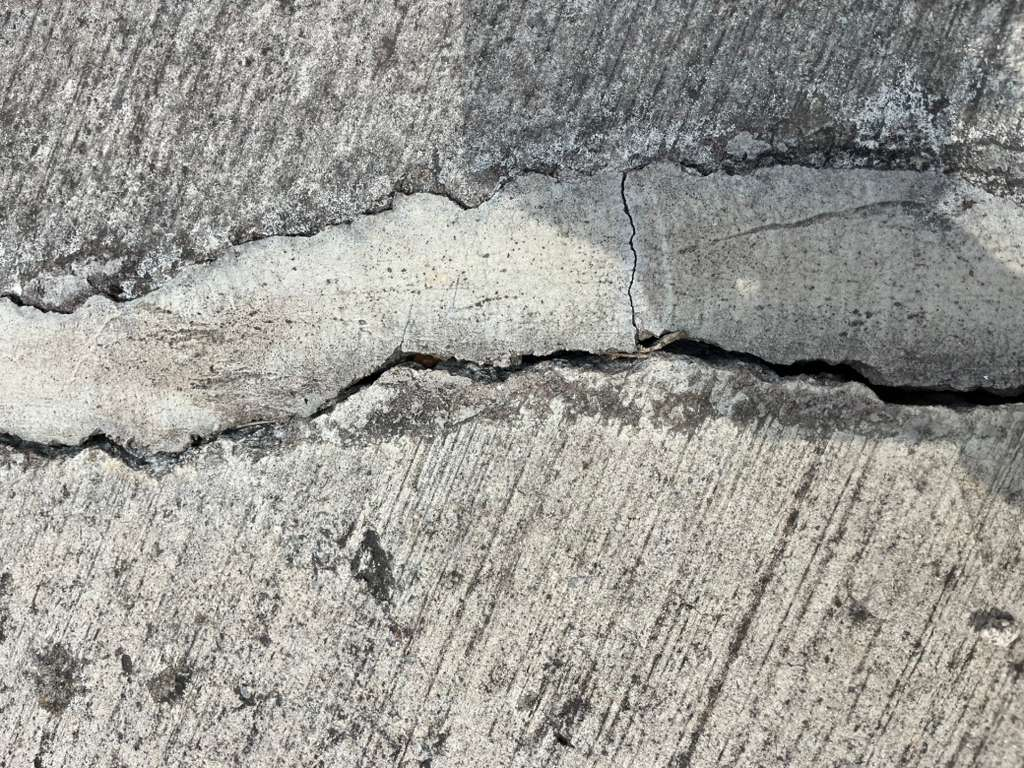
#> input picture crack_images/img1.jpg, 1024 x 768 px
$ python -i detect_crack.py   (imports and definitions only)
#> lines starting #> are read from the running program, lines starting #| are printed output that depends on the picture
#> further down, picture is the input picture: shape (768, 1024, 3); mean B, G, R 149.6, 154.7, 156.1
import os
import cv2
import numpy as np
from ultralytics import YOLO
from skimage.morphology import skeletonize
from skimage import img_as_ubyte
import csv

# ---------------- Paths ----------------
TEST_FOLDER = "crack_images/"
OUT_FOLDER = "results/"
# [1 line not run here, left out]

CSV_FILE = os.path.join(OUT_FOLDER, "crack_measurements.csv")

# ---------------- User Settings ----------------
MODEL_PATH = "best.pt"  # Path to your YOLO model
SCALE_MM_PER_PX = 0.2   # Adjust according to your image scale (mm per pixel)
IMG_EXTENSIONS = ('.jpg', '.jpeg', '.png', '.bmp', '.tif')

# ---------------- Load YOLO Model ----------------
# [1 line that did not run here, left out]

# ---------------- Helper Functions ----------------
def enhance_image(img):
    """Enhance image for better crack detection (CLAHE + bilateral filter)."""
    gray = cv2.cvtColor(img, cv2.COLOR_BGR2GRAY)
    clahe = cv2.createCLAHE(clipLimit=2.0, tileGridSize=(8,8))
    cl = clahe.apply(gray)
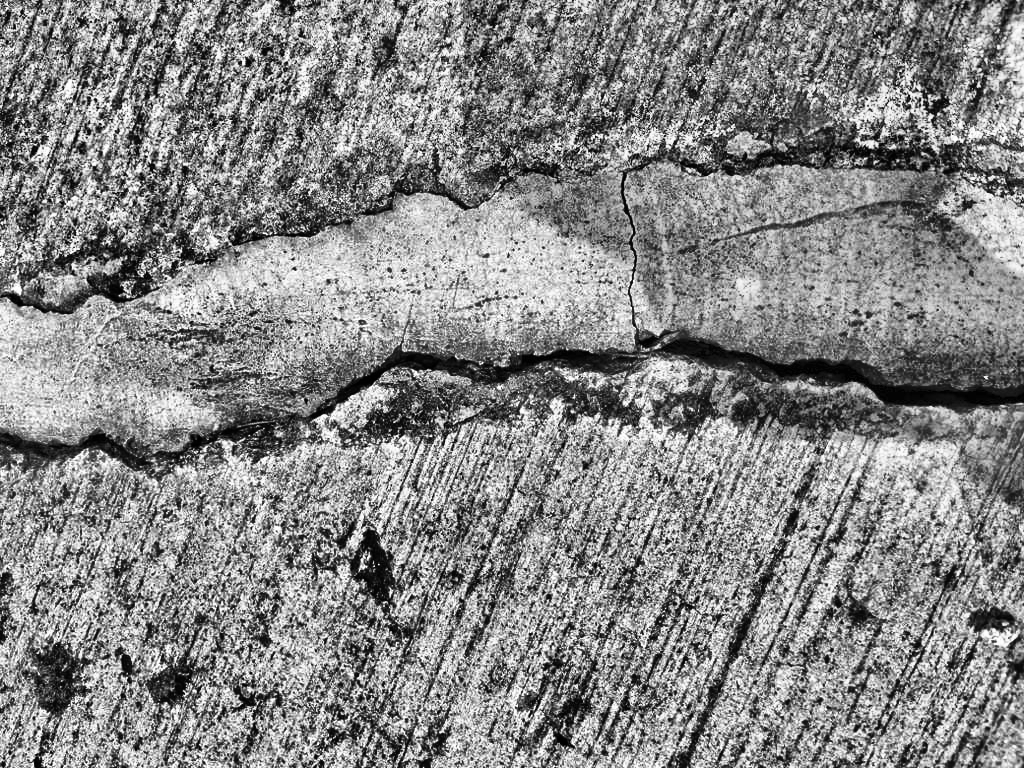
#> cl: shape (768, 1024); min 0, max 255, mean 134.8
    den = cv2.bilateralFilter(cl, d=9, sigmaColor=75, sigmaSpace=75)
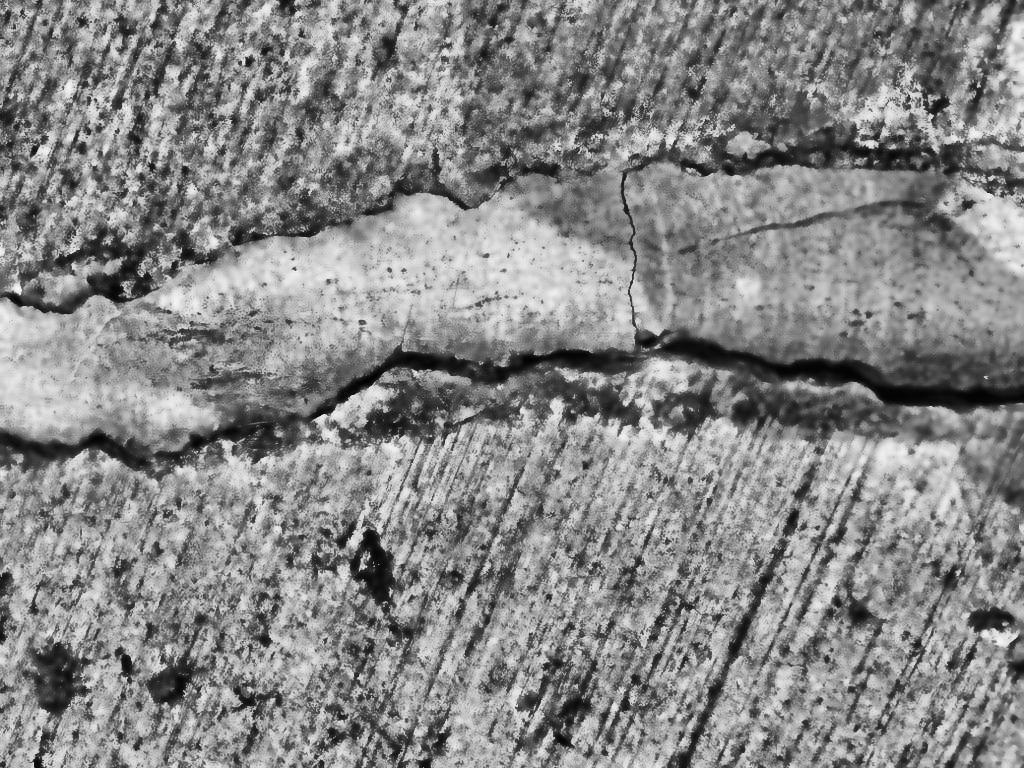
#> den: shape (768, 1024); min 1, max 246, mean 134.8
    return den

# [69 lines left out: functions classical_crack_mask, combine_and_refine, skeleton_length_and_width, extract_model_mask, not called in this run]

# ---------------- Main Loop ----------------
# [66 lines not run here, left out]

>>> import cv2
>>> picture = cv2.imread('crack_images/img1.jpg')
>>> result = enhance_image(picture)

$ run again, on crack_images/img13.jpg
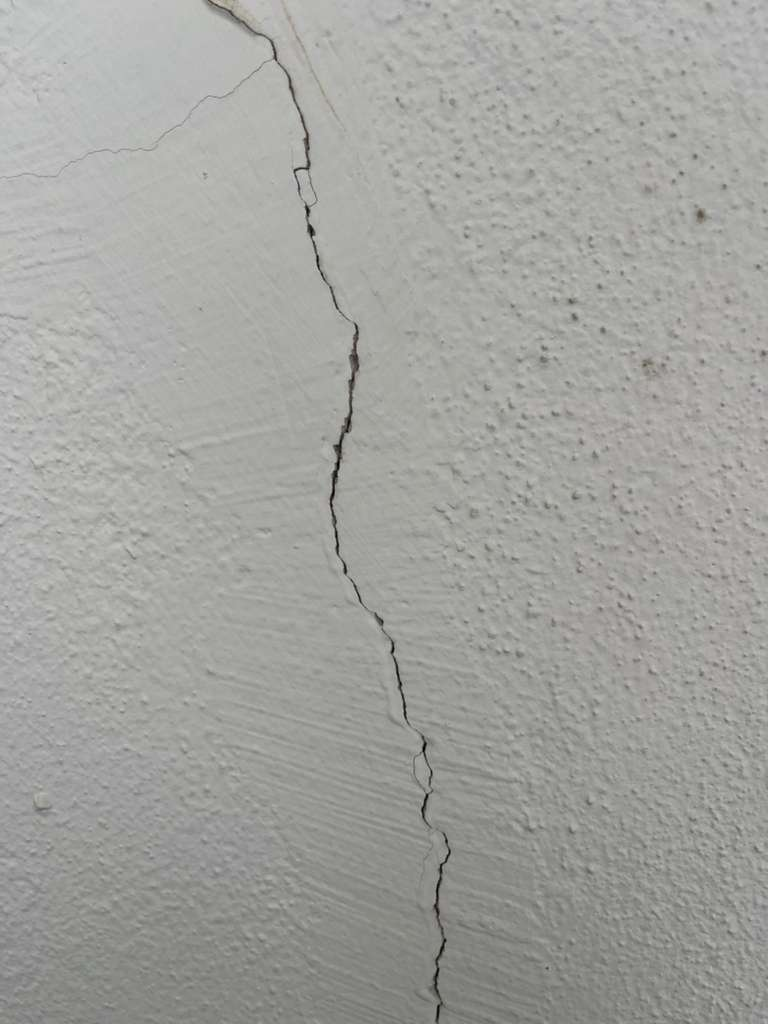
#> input picture crack_images/img13.jpg, 768 x 1024 px
#> picture is the input picture: shape (1024, 768, 3); mean B, G, R 158.4, 162.6, 162
#> in enhance_image, `cl = clahe.apply(gray)`:
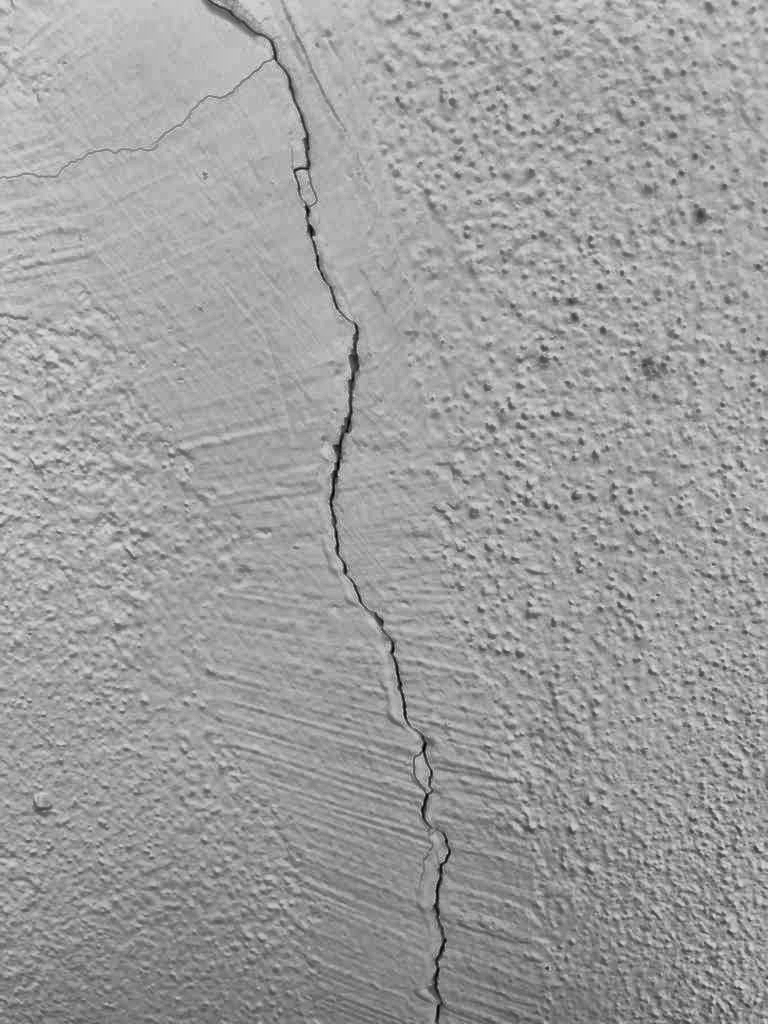
#> cl: shape (1024, 768); min 1, max 220, mean 158

$ run again, on crack_images/img14.jpg
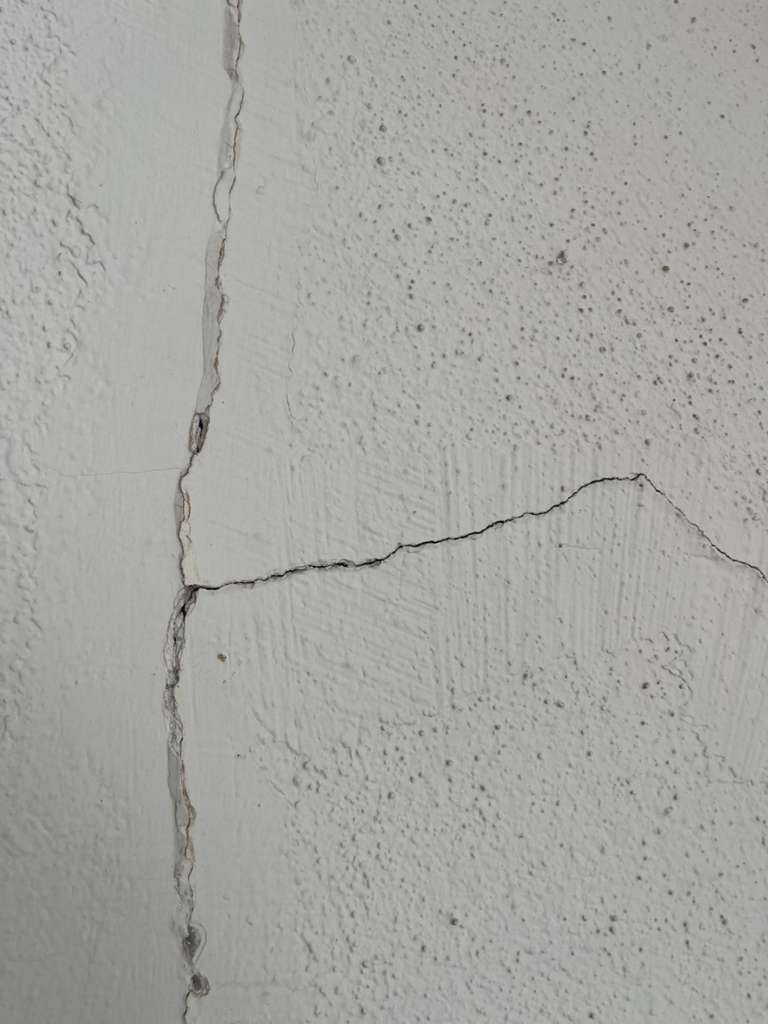
#> input picture crack_images/img14.jpg, 768 x 1024 px
#> picture is the input picture: shape (1024, 768, 3); mean B, G, R 162.1, 166.8, 166.5
#> in enhance_image, `cl = clahe.apply(gray)`:
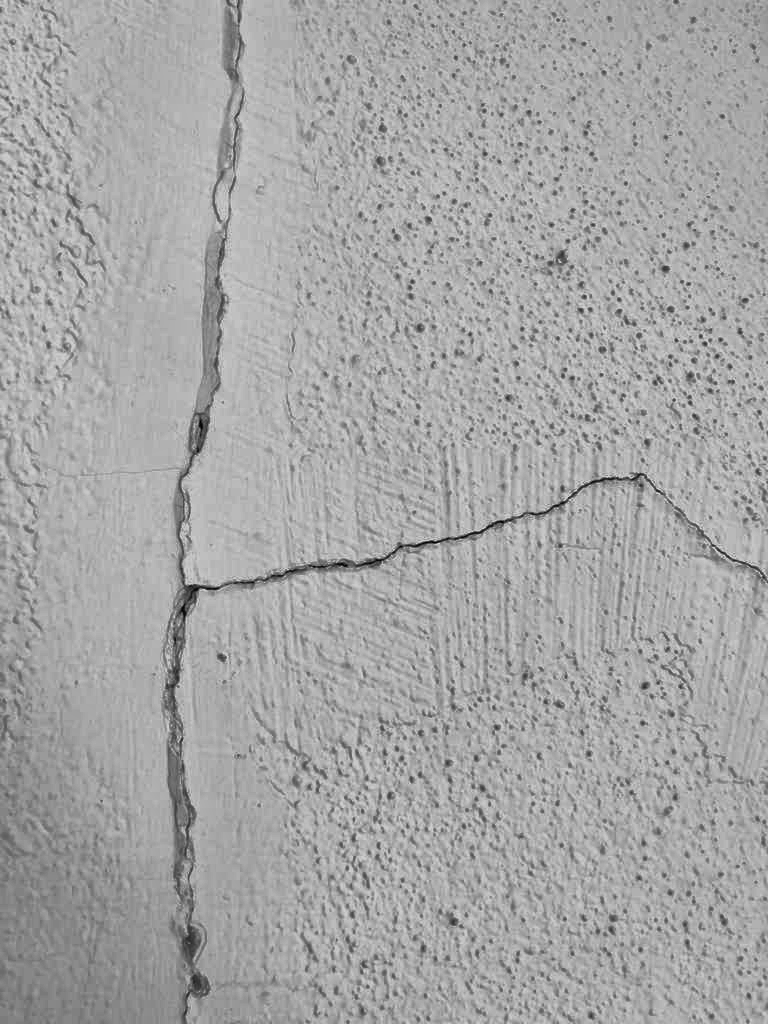
#> cl: shape (1024, 768); min 1, max 215, mean 165.9

$ run again, on crack_images/img15.jpg
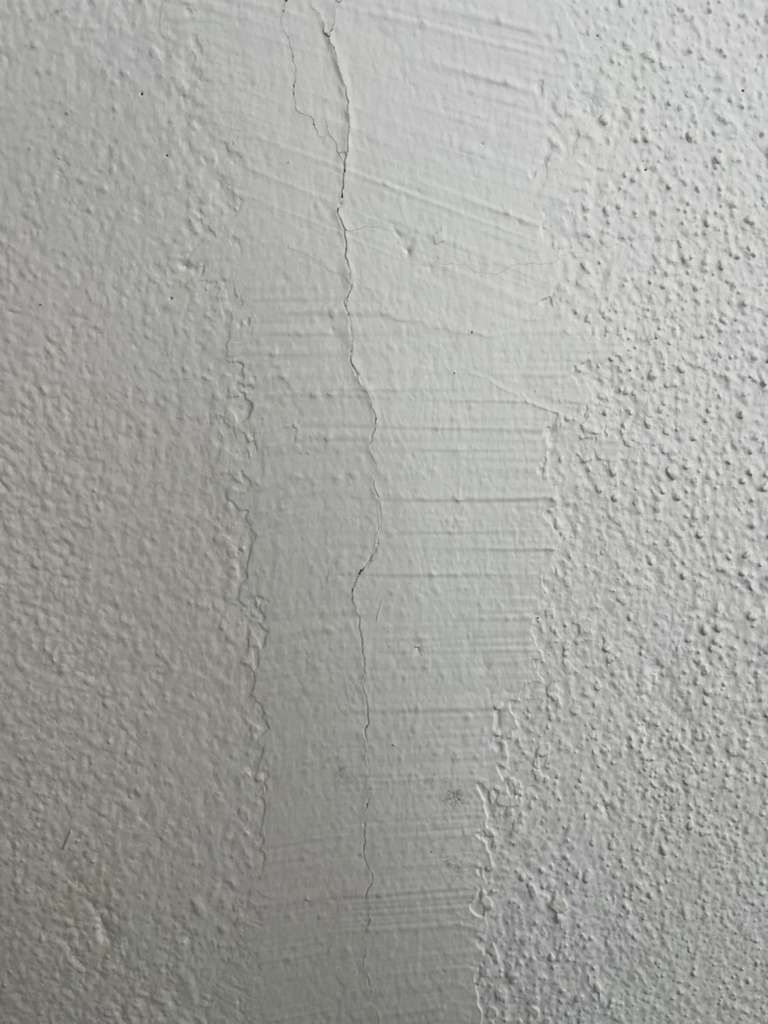
#> input picture crack_images/img15.jpg, 768 x 1024 px
#> picture is the input picture: shape (1024, 768, 3); mean B, G, R 161.4, 165.8, 165.4
#> in enhance_image, `cl = clahe.apply(gray)`:
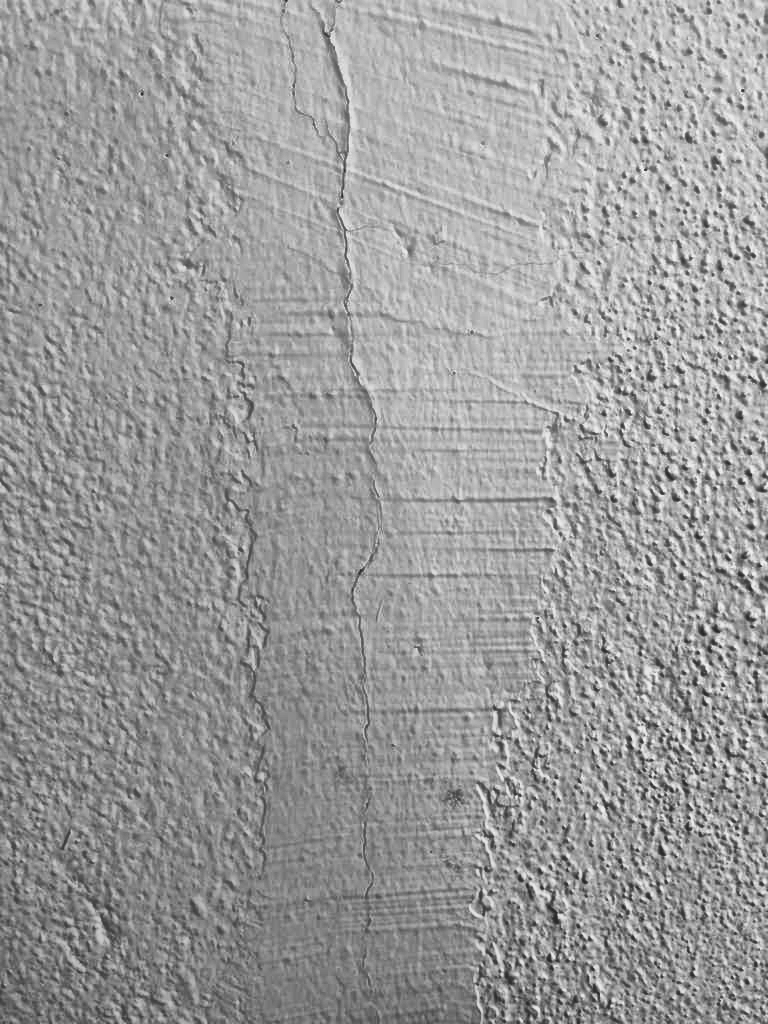
#> cl: shape (1024, 768); min 30, max 246, mean 155.4
#> in enhance_image, `den = cv2.bilateralFilter(cl, d=9, sigmaColor=75, sigmaSpace=75)`:
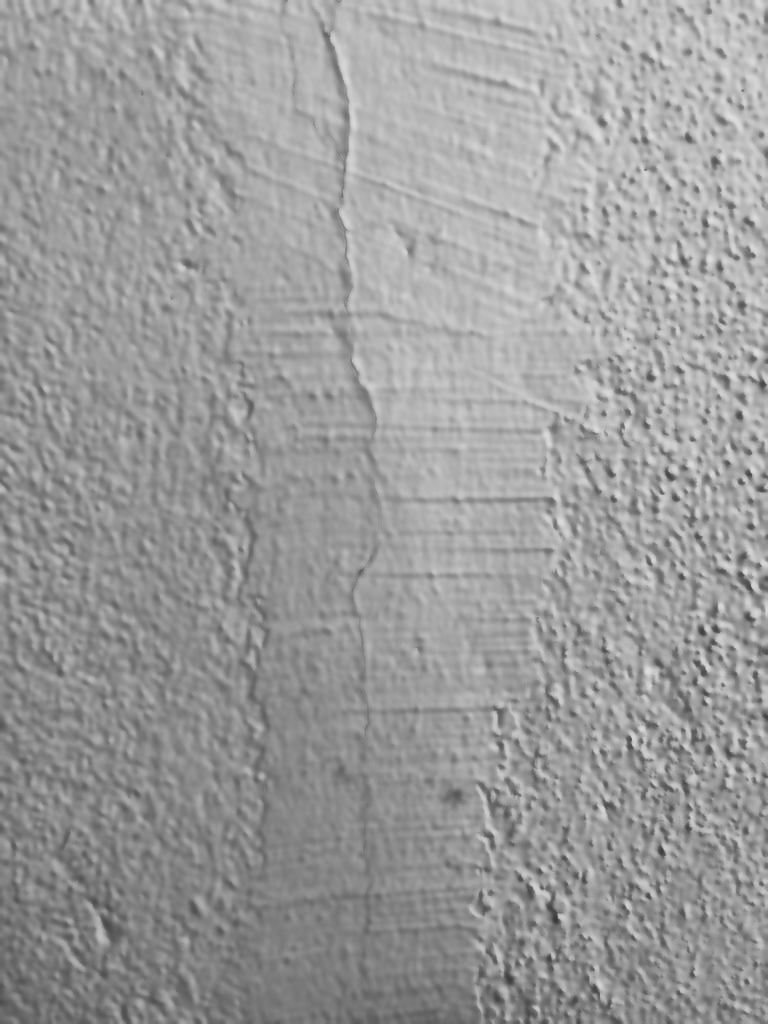
#> den: shape (1024, 768); min 55, max 223, mean 155.5
